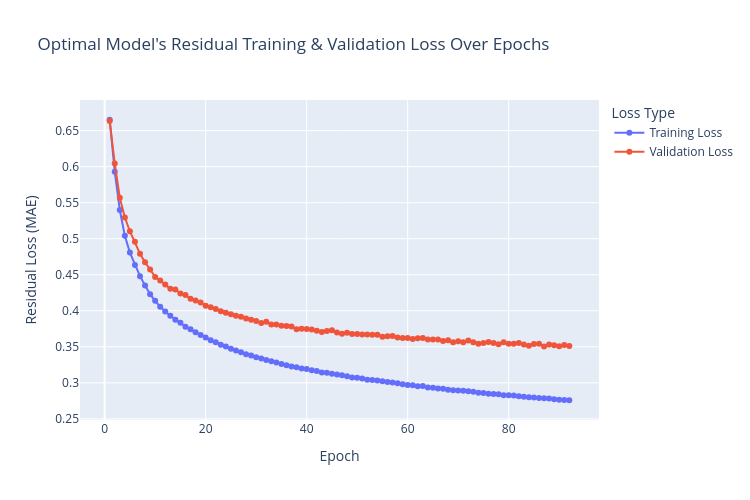

The notebook cell this image was saved under:
### Markdown cell above
### 5.5. Plot Training/Validation Loss Curves for the Chosen Model

### Code cell
# Extract and store the historical training/validation loss lists from the optimal model row index
best_train_losses = param_combos_df.at[best_model_row_idx, 'train_losses']
best_val_losses = param_combos_df.at[best_model_row_idx, 'val_losses']

# Create a DataFrame containing the optimal model's training/validation losses and epochs
loss_curve_df = pd.DataFrame({
  'Epoch': range(1, len(best_train_losses) + 1),
  'Training Loss': best_train_losses,
  'Validation Loss': best_val_losses
})

# Create a Plotly line chart to depict the optimal model's train/validation losses over epochs
loss_curve_fig = px.line(
  loss_curve_df,
  x='Epoch',
  y=['Training Loss', 'Validation Loss'],
  markers=True,
  title="Optimal Model's Residual Training & Validation Loss Over Epochs",
  labels={'value': 'Residual Loss (MAE)', 'variable': 'Loss Type'}
)

# Update the line chart's plot size and display it
loss_curve_fig.update_layout(height=500, width=750)
loss_curve_fig.show()

### Figure 1 — Plotly figure (JSON) as saved in the notebook; plotly's stock layout.template omitted (floating-point values rounded to 4 significant figures)
{"data": [{"hovertemplate": "Loss Type=Training Loss<br>Epoch=%{x}<br>Residual Loss (MAE)=%{y}<extra></extra>", "legendgroup": "Training Loss", "line": {"color": "#636efa", "dash": "solid"}, "marker": {"symbol": "circle"}, "mode": "lines+markers", "name": "Training Loss", "orientation": "v", "showlegend": true, "type": "scatter", "x": [1, 2, 3, 4, 5, 6, 7, 8, 9, 10, 11, 12, 13, 14, 15, 16, 17, 18, 19, 20, 21, 22, 23, 24, 25, 26, 27, 28, 29, 30, 31, 32, 33, 34, 35, 36, 37, 38, 39, 40, 41, 42, 43, 44, 45, 46, 47, 48, 49, 50, 51, 52, 53, 54, 55, 56, 57, 58, 59, 60, 61, 62, 63, 64, 65, 66, 67, 68, 69, 70, 71, 72, 73, 74, 75, 76, 77, 78, 79, 80, 81, 82, 83, 84, 85, 86, 87, 88, 89, 90, 91, 92], "xaxis": "x", "y": [0.6651, 0.5929, 0.5399, 0.504, 0.4808, 0.4637, 0.448, 0.435, 0.4231, 0.4138, 0.4056, 0.3991, 0.393, 0.3876, 0.3833, 0.378, 0.3742, 0.3702, 0.3663, 0.363, 0.3593, 0.3564, 0.353, 0.3504, 0.3474, 0.345, 0.3425, 0.3396, 0.3379, 0.3356, 0.3337, 0.3315, 0.3299, 0.3282, 0.326, 0.3243, 0.3227, 0.3215, 0.3201, 0.319, 0.3176, 0.3163, 0.3145, 0.314, 0.3128, 0.3115, 0.3105, 0.309, 0.3075, 0.3069, 0.3059, 0.3043, 0.304, 0.3031, 0.3021, 0.301, 0.3005, 0.2994, 0.298, 0.2971, 0.2966, 0.2954, 0.2955, 0.2936, 0.2932, 0.2922, 0.2919, 0.2906, 0.2897, 0.2893, 0.2892, 0.2882, 0.2876, 0.2864, 0.2859, 0.2849, 0.2844, 0.2841, 0.283, 0.2828, 0.2825, 0.2816, 0.2807, 0.2799, 0.2797, 0.2789, 0.2787, 0.2783, 0.2773, 0.2766, 0.2763, 0.2758], "yaxis": "y"}, {"hovertemplate": "Loss Type=Validation Loss<br>Epoch=%{x}<br>Residual Loss (MAE)=%{y}<extra></extra>", "legendgroup": "Validation Loss", "line": {"color": "#EF553B", "dash": "solid"}, "marker": {"symbol": "circle"}, "mode": "lines+markers", "name": "Validation Loss", "orientation": "v", "showlegend": true, "type": "scatter", "x": [1, 2, 3, 4, 5, 6, 7, 8, 9, 10, 11, 12, 13, 14, 15, 16, 17, 18, 19, 20, 21, 22, 23, 24, 25, 26, 27, 28, 29, 30, 31, 32, 33, 34, 35, 36, 37, 38, 39, 40, 41, 42, 43, 44, 45, 46, 47, 48, 49, 50, 51, 52, 53, 54, 55, 56, 57, 58, 59, 60, 61, 62, 63, 64, 65, 66, 67, 68, 69, 70, 71, 72, 73, 74, 75, 76, 77, 78, 79, 80, 81, 82, 83, 84, 85, 86, 87, 88, 89, 90, 91, 92], "xaxis": "x", "y": [0.6633, 0.6043, 0.5569, 0.5294, 0.5104, 0.4958, 0.479, 0.4673, 0.4574, 0.4471, 0.4421, 0.4363, 0.4307, 0.4296, 0.4239, 0.4219, 0.4169, 0.4142, 0.4114, 0.4071, 0.4048, 0.4025, 0.3995, 0.3971, 0.3952, 0.3931, 0.3918, 0.3893, 0.3876, 0.3857, 0.383, 0.3846, 0.3808, 0.381, 0.3792, 0.3791, 0.3781, 0.3742, 0.3749, 0.3746, 0.374, 0.3724, 0.3704, 0.3719, 0.373, 0.37, 0.3682, 0.3696, 0.3678, 0.3676, 0.3669, 0.367, 0.3667, 0.3667, 0.3639, 0.3648, 0.3651, 0.363, 0.3622, 0.3622, 0.3609, 0.3618, 0.3622, 0.3602, 0.3602, 0.36, 0.358, 0.359, 0.3562, 0.3578, 0.3562, 0.3589, 0.3563, 0.3544, 0.3553, 0.3566, 0.3552, 0.3535, 0.3563, 0.3543, 0.3541, 0.3553, 0.3532, 0.3516, 0.3538, 0.3542, 0.3506, 0.3532, 0.3521, 0.3508, 0.3524, 0.3511], "yaxis": "y"}], "layout": {"height": 500, "legend": {"title": {"text": "Loss Type"}, "tracegroupgap": 0}, "title": {"text": "Optimal Model's Residual Training & Validation Loss Over Epochs"}, "width": 750, "xaxis": {"anchor": "y", "domain": [0, 1], "title": {"text": "Epoch"}}, "yaxis": {"anchor": "x", "domain": [0, 1], "title": {"text": "Residual Loss (MAE)"}}}}
